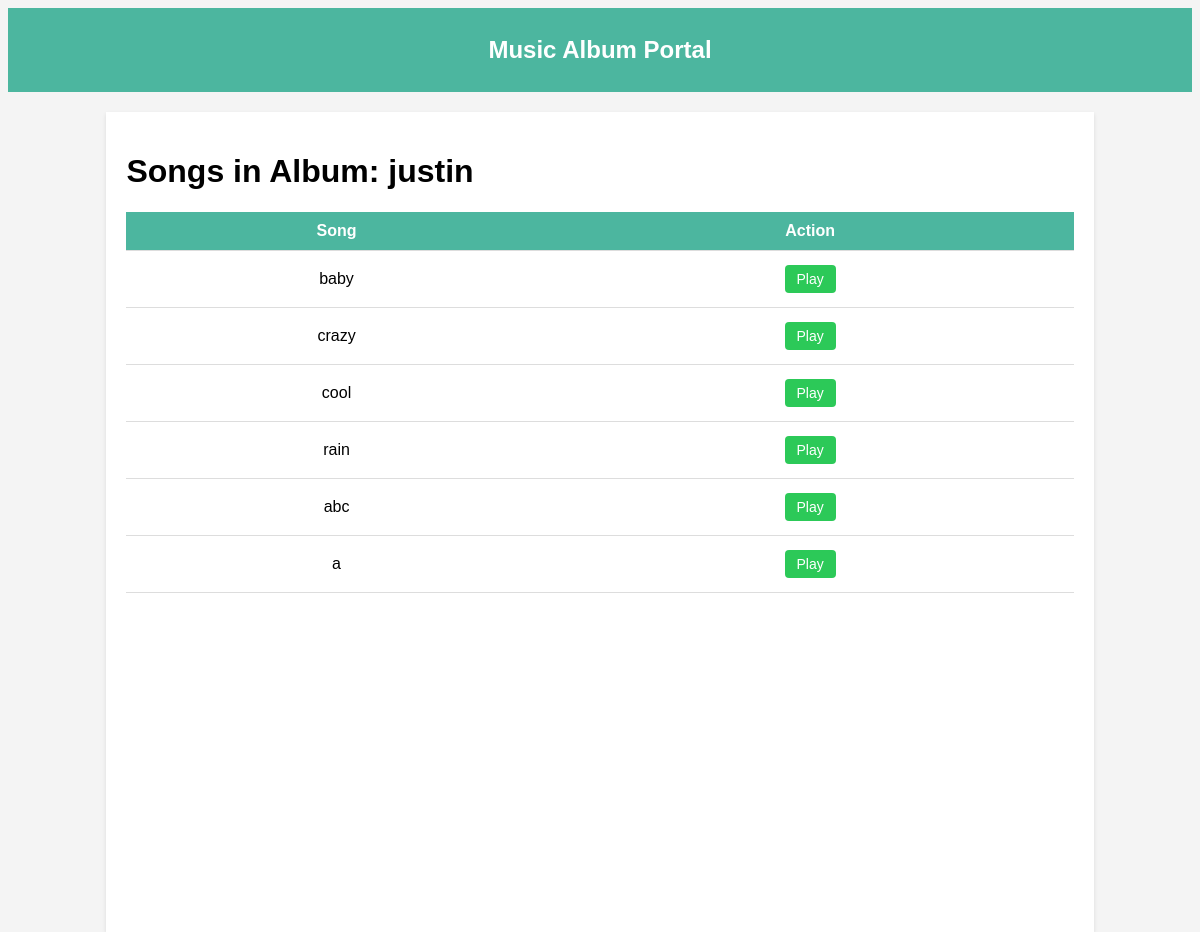
Page /songs_by_album/2 (signed in) on the committed database.
### models.py (models this page shows, shortened)
class Album(db.Model):
    id = db.Column(db.Integer, primary_key=True)
    name = db.Column(db.String(100), nullable=False)
    release_date = db.Column(db.Date,default=date.today)
    genre_id = db.Column(db.Integer, db.ForeignKey('genre.id'), nullable=False)
    user_id = db.Column(db.Integer, db.ForeignKey('user.id'), nullable=False)
    songs = db.relationship('Song', backref='album', lazy='dynamic')

class Song(db.Model):
    id = db.Column(db.Integer, primary_key=True)
    title = db.Column(db.String(100), nullable=False, unique=True)
    artist = db.Column(db.String(50), nullable=False)
    duration = db.Column(db.Float)
    lyrics = db.Column(db.Text)
    date_added = db.Column(db.DateTime, default=datetime.utcnow)
    filename = db.Column(db.String(255), nullable=False)
    album_id = db.Column(db.Integer, db.ForeignKey('album.id'), nullable=False)
    user_id = db.Column(db.Integer, db.ForeignKey('user.id'), nullable=False)
    ratings = db.relationship('Ratings', backref='song', lazy=True, cascade="all, delete-orphan")

### app.py (the view)
@app.route('/songs_by_album/<int:album_id>')
@login_required
def songs_by_album(album_id):
    album = Album.query.get_or_404(album_id)
    songs = Song.query.filter_by(album_id=album.id).all()
    return render_template('songs_by_album.html', songs=songs, album=album)

### app.py (called while the page is built)
@login_manager.user_loader
def load_user(user_id):
    if user_id is not None:
        return User.query.get(int(user_id))
    return None

### templates/songs_by_album.html (shortened to what this page needs)
<!DOCTYPE html>
<html lang="en">
<head>
</head>
<body>
    <header>
        <h2>Music Album Portal</h2>
    </header>
    <div class="container">
        <h1>Songs in Album: {{ album.name }}</h1>
        {% if songs %}
            <table>
                <thead>
                    <tr>
                        <th>Song</th>
                        <th>Action</th>
                    </tr>
                </thead>
                <tbody>
                    {% for song in songs %}
                        <tr>
                            <td>{{ song.title }}</td>
                            <td>
                                <form action="{{ url_for('song_detail_copy', song_id=song.id) }}" method="get">
                                    <button type="submit" class="play-button">Play</button>
                                </form>
                            </td>
                        </tr>
                    {% endfor %}
                </tbody>
            </table>
        {% else %}
            <p>No songs available in this album.</p>
        {% endif %}
    </div>
</body>
</html>

### templates/songs_by_album.html (style rules this page uses)
html, body { height: 100%; padding: 0; font-family: Arial, sans-serif; background-color: #f4f4f4; }
header, footer { background-color: #4cb69f; color: white; text-align: center; padding: .5em 0; }
.container { width: 80%; margin: 20px auto; background-color: white; padding: 20px; box-shadow: 0 2px 4px rgba(0, 0, 0, 0.1); min-height: calc(100% - 60px); position: relative; padding-bottom: 60px; }
table { width: 100%; border-collapse: collapse; margin-top: 20px; text-align: center; }
th, td { padding: 10px; text-align: left; border-bottom: 1px solid #ddd; text-align: center; }
th { background-color: #4cb69f; color: white; }
td { background-color: #fff; }
tr:nth-child(even) { background-color: #f2f2f2; }
.play-button { background-color: rgb(44, 201, 88); border: none; color: white; padding: 6px 12px; text-align: center; text-decoration: none; display: inline-block; font-size: 14px; margin: 4px 2px; cursor: pointer; border-radius: 4px; transition: background-color 0.3s ease; }

### rows in the picture
Album: name "justin"
Song: title "baby"
Song: title "crazy"
Song: title "cool"
Song: title "rain"
Song: title "abc"
Song: title "a"
